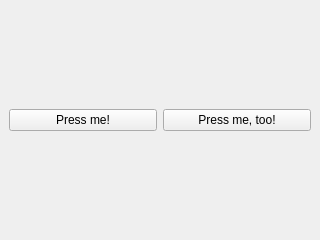
<?xml version="1.0" encoding="UTF-8"?>
<ui version="4.0">
 <class>MK_DCC</class>
 <widget class="QMainWindow" name="MK_DCC">
  <property name="geometry">
   <rect>
    <x>0</x>
    <y>0</y>
    <width>320</width>
    <height>240</height>
   </rect>
  </property>
  <property name="windowTitle">
   <string>miniTools3</string>
  </property>
  <widget class="QWidget" name="centralwidget">
   <layout class="QHBoxLayout" name="horizontalLayout">
    <item>
     <widget class="QPushButton" name="pushButton">
      <property name="text">
       <string>Press me!</string>
      </property>
     </widget>
    </item>
    <item>
     <widget class="QPushButton" name="pushButton_2">
      <property name="text">
       <string>Press me, too!</string>
      </property>
     </widget>
    </item>
   </layout>
  </widget>
 </widget>
 <resources/>
 <connections/>
</ui>
